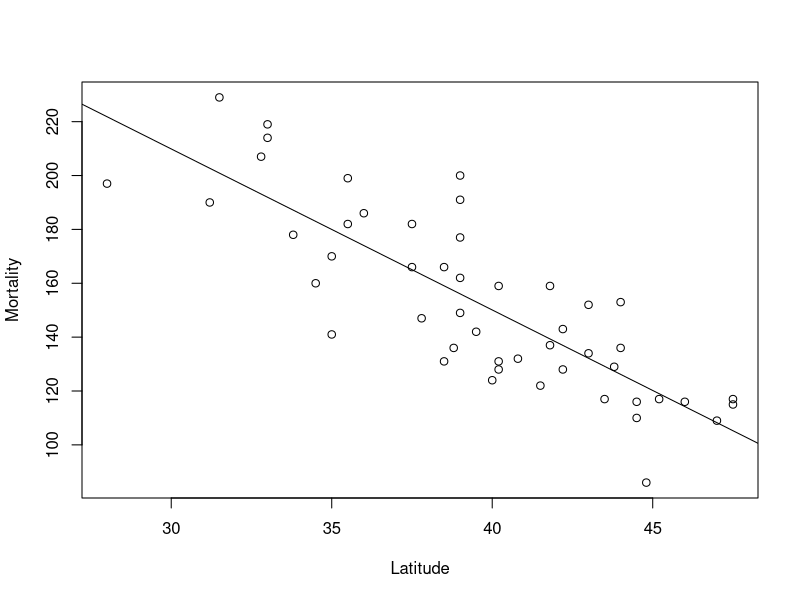
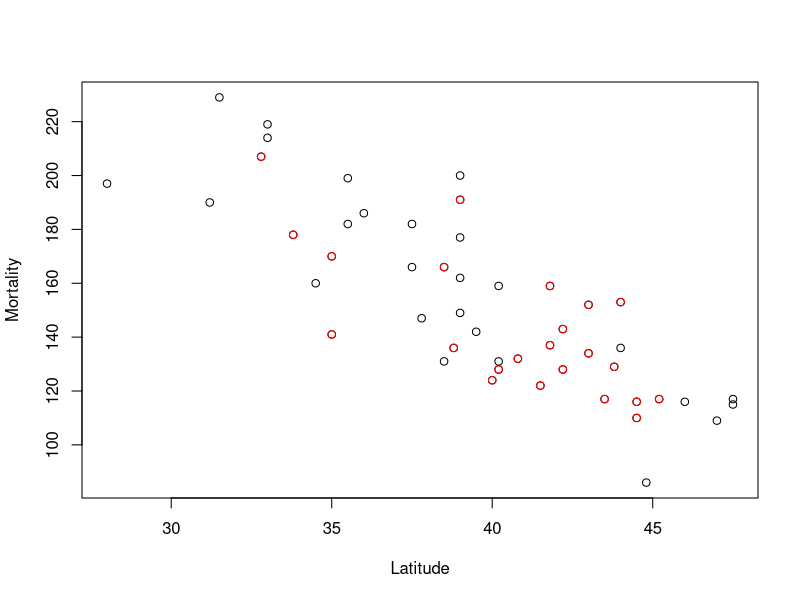
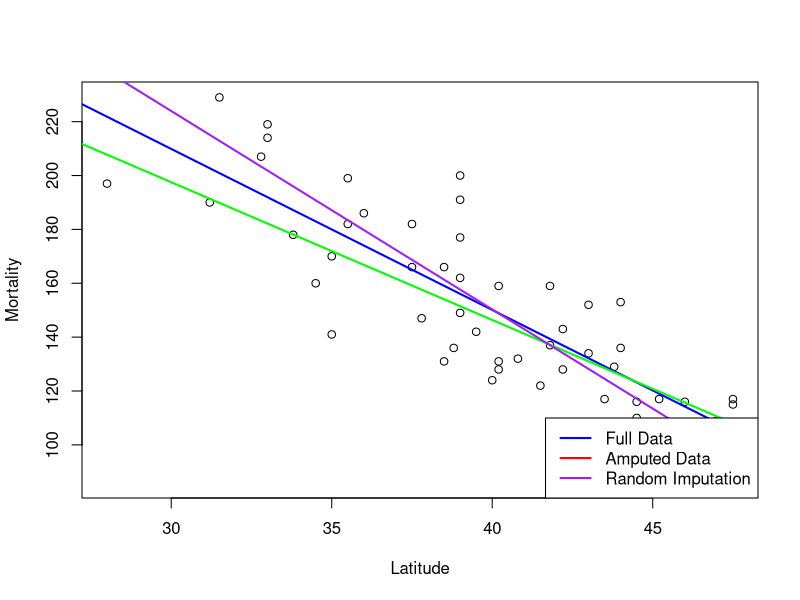

R code for these plots, in order:
## ---- chunk 1
#| message: false
library(tidyverse)
library(mice)
## ---- chunk 2
set.seed(5003)
full.data <- read.csv("skin-cancer.csv", header = TRUE)
## ---- chunk 3
full_model <- lm(Mort ~ Lat, data = full.data)
plot(Mort ~ Lat, data =full.data, ylab = "Mortality", xlab = "Latitude")
abline(full_model)
summary(full_model)
## ---- chunk 4
set.seed(5003)
amputed_data <- ampute(full.data, prop = 0.5, patterns = data.frame(Lat = 1, Mort = 0))
# Take the counts and map to the proportion (average)
colMeans(is.na(amputed_data$amp))
# Let's plot the data and visualize which data points were amputed.
plot(Mort ~ Lat, data = full.data, ylab = "Mortality", xlab = "Latitude")
# Method 1 :
amp <- amputed_data[["amp"]]
with(amp, points(Lat, Mort, col = "red"))
## ---- chunk 5
complete_model_on_amp <- lm(Mort ~ Lat, data = amp)
summary(complete_model_on_amp)
# Plot the original (full data) and the regression line using the original data.
# On the same plot show the amputed data and the regression line using only the amputed data
## ---- chunk 6
# Can fit another lm, with Latitude as the response and Mortality as the predictor
# on the amputed data
# fill in (impute) the missing values
missing_lat_model <- lm(Lat ~ Mort, data = amp)
# Use predict.lm to predict the missing Latitudes
missing_latitudes <- is.na(amp[["Lat"]])
newdat <- amp[missing_latitudes, ]
predicted_latitudes <- predict(missing_lat_model, newdata = newdat)
basic_imputed_dat <- amp
basic_imputed_dat[missing_latitudes, 2] <- predicted_latitudes
## ---- chunk 7
# Estimate the sigma (or sigma^2) from the simple linear regression on the amputed data.
sigma_estimate <- 1 #Incorrect placeholder
# plug in to rnorm
n_imp <- 1 # the number of imputed values (incorrect, only a placeholder)
unexplained_variation <- rnorm(n_imp, sd = sigma_estimate) # n = n_imp, sd = sigma_estimate above.
random_imputed_dat <- basic_imputed_dat
random_imputed_dat[missing_latitudes, 2] <- NA # Placeholder
## ---- chunk 8
# Fit a linear regression model with Latitude as the response
# and Mortality as the predictor o the amputed data 
missing_lat_model <- lm(Lat ~ Mort, data = amp)

# Predicting the missing latitudes
missing_latitudes <- is.na(amp$Lat) 
newdat <- amp[missing_latitudes, ]
predicted_latitudes <- predict(missing_lat_model, newdata = newdat) 

# Create a new data frame with basic imputed values
basic_imputed_dat <- amp 
basic_imputed_dat[missing_latitudes, "Lat"] <- predicted_latitudes
## ---- chunk 9
# Initialise random_imputed_dat as a copy of basic_imputed_dat
random_imputed_dat <- basic_imputed_dat

# Replacing missing Lat in random_imputed_dat with random imputed values
random_imputed_dat[missing_latitudes, "Lat"] <- predicted_latitudes + rnorm(sum(missing_latitudes), sd = sigma_estimate)

# Regression on the random imputed data 
random_imputed_model <- lm(Mort ~ Lat, data = random_imputed_dat)
 summary(random_imputed_dat)

# Comparing the results with the regression on the original complete data (full_model) 
summary(full_model) 

# Plotting the data 
plot(Mort ~ Lat, data = full.data, ylab = "Mortality", xlab = "Latitude")
abline(full_model, col = "blue", lwd = 2) 
points(Lat ~ Mort, data = amp, col = "red")
abline(complete_model_on_amp, col = "green", lwd = 2) 
points(Lat ~ Mort, data = random_imputed_dat, col = "purple")
abline(random_imputed_model, col = "purple", lwd = 2) 
legend("bottomright", legend = c("Full Data", "Amputed Data", "Random Imputation"), col = c("blue", "red", "purple"), lwd = 2)
